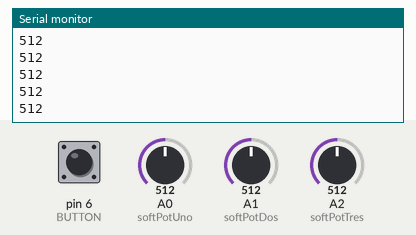
This sketch was run on a simulated Teensy 4. Shown: the last lines printed to the serial monitor. Inputs (shaded band) come from the test bench; at power-on: A2 (softPotTres) = 512, pin 6 (BUTTON) LOW, A0 (softPotUno) = 512, A1 (softPotDos) = 512.

Above: at 1.2 s.
1.3 s: A2 (softPotTres) set to 716
At 2.2 s:
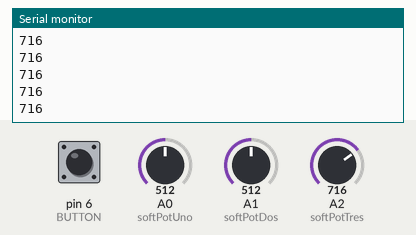
2.8 s: A2 (softPotTres) set to 900
At 3.4 s:
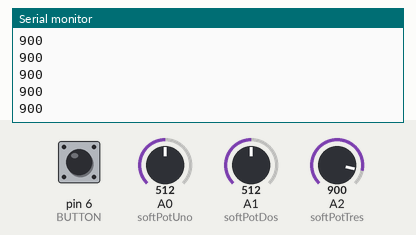
Timing chart, 0 to 3.9 s (numbered marks = the images above; inputs shaded):
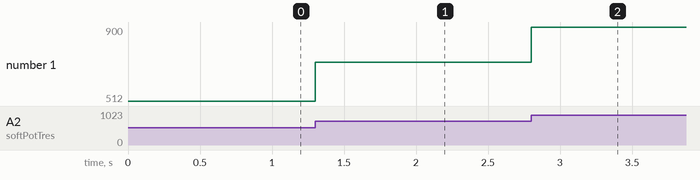

The sketch:

tonbeidruck02.ino
```cpp
#include <Bounce.h>

int softPotUno = A0;
int softPotDos = A1;
int softPotTres = A2;

int valueUno;
int valueDos;
int valueTres;

int BUTTON=6;

// Instantiate a Bounce object with a 5 millisecond debounce time
Bounce bouncer = Bounce( BUTTON,100);

void setup() {
  Serial.begin(9600);
  pinMode(BUTTON, INPUT); // der interne Pull-Up Widerstand wird zugeschaltet}
  digitalWrite(softPotUno, HIGH); //enable pullup resistor Uno
  digitalWrite(softPotDos, HIGH); //enable pullup resistor Dos
  digitalWrite(softPotTres, HIGH); //enable pullup resistor Tres
}

void loop() {
 // Update the debouncer
  bouncer.update ( );

 // Get the update value
 int value = bouncer.read();

  valueUno = analogRead(softPotUno);
  valueDos = analogRead(softPotDos);
  valueTres = analogRead(softPotTres);

 // Turn on or off the LED
 if ( value == LOW) {

      Serial.println(valueTres);

      valueUno = map(valueUno,0,1023,0,127);
      valueDos = map(valueDos,0,1023,0,127);
      valueTres = map(valueTres,0,1023,0,127);

      //analogWrite(softPotUno, valueUno);

      usbMIDI.sendNoteOn(valueTres,100,1);
      usbMIDI.sendNoteOn(valueDos,100,1);
      usbMIDI.sendNoteOn(valueUno,100,1);


     // alreadySwitched=true; // nun wurde der Button ja gedrückt, damit wird die Variable alreadySwitched auf falsch gesetzt
   // }
 } else {
      usbMIDI.sendNoteOff(valueTres,100,1);
 }

}
```

Measured:
- after the input at 1.3 s, the serial monitor: prints a new line at once (image 1)
- after the input at 2.8 s, the serial monitor: prints a new line at once (image 2)
- plotted number 1: 512 → 716 after the input at 1.3 s, 716 → 900 after the input at 2.8 s
